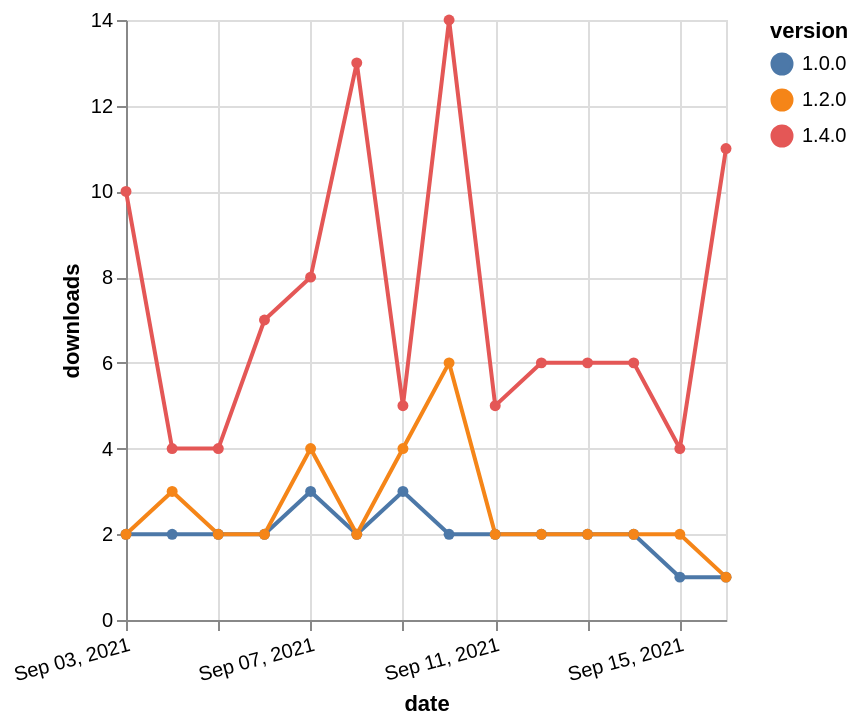

The specification (Vega-Lite) saved for this image:
### Vega-Lite specification from a JSON file in a GitHub repository (floating-point values rounded to 4 significant figures)
{"$schema": "https://vega.github.io/schema/vega-lite/v5.json", "description": "A simple bar chart with embedded data.", "data": {"values": [{"date": "2021-09-03", "total": 988, "delta": 2, "version": "1.0.0"}, {"date": "2021-09-04", "total": 990, "delta": 2, "version": "1.0.0"}, {"date": "2021-09-05", "total": 992, "delta": 2, "version": "1.0.0"}, {"date": "2021-09-06", "total": 994, "delta": 2, "version": "1.0.0"}, {"date": "2021-09-07", "total": 997, "delta": 3, "version": "1.0.0"}, {"date": "2021-09-08", "total": 999, "delta": 2, "version": "1.0.0"}, {"date": "2021-09-09", "total": 1002, "delta": 3, "version": "1.0.0"}, {"date": "2021-09-10", "total": 1004, "delta": 2, "version": "1.0.0"}, {"date": "2021-09-11", "total": 1006, "delta": 2, "version": "1.0.0"}, {"date": "2021-09-12", "total": 1008, "delta": 2, "version": "1.0.0"}, {"date": "2021-09-13", "total": 1010, "delta": 2, "version": "1.0.0"}, {"date": "2021-09-14", "total": 1012, "delta": 2, "version": "1.0.0"}, {"date": "2021-09-15", "total": 1013, "delta": 1, "version": "1.0.0"}, {"date": "2021-09-16", "total": 1014, "delta": 1, "version": "1.0.0"}, {"date": "2021-09-03", "total": 1034, "delta": 2, "version": "1.2.0"}, {"date": "2021-09-04", "total": 1037, "delta": 3, "version": "1.2.0"}, {"date": "2021-09-05", "total": 1039, "delta": 2, "version": "1.2.0"}, {"date": "2021-09-06", "total": 1041, "delta": 2, "version": "1.2.0"}, {"date": "2021-09-07", "total": 1045, "delta": 4, "version": "1.2.0"}, {"date": "2021-09-08", "total": 1047, "delta": 2, "version": "1.2.0"}, {"date": "2021-09-09", "total": 1051, "delta": 4, "version": "1.2.0"}, {"date": "2021-09-10", "total": 1057, "delta": 6, "version": "1.2.0"}, {"date": "2021-09-11", "total": 1059, "delta": 2, "version": "1.2.0"}, {"date": "2021-09-12", "total": 1061, "delta": 2, "version": "1.2.0"}, {"date": "2021-09-13", "total": 1063, "delta": 2, "version": "1.2.0"}, {"date": "2021-09-14", "total": 1065, "delta": 2, "version": "1.2.0"}, {"date": "2021-09-15", "total": 1067, "delta": 2, "version": "1.2.0"}, {"date": "2021-09-16", "total": 1068, "delta": 1, "version": "1.2.0"}, {"date": "2021-09-03", "total": 408, "delta": 10, "version": "1.4.0"}, {"date": "2021-09-04", "total": 412, "delta": 4, "version": "1.4.0"}, {"date": "2021-09-05", "total": 416, "delta": 4, "version": "1.4.0"}, {"date": "2021-09-06", "total": 423, "delta": 7, "version": "1.4.0"}, {"date": "2021-09-07", "total": 431, "delta": 8, "version": "1.4.0"}, {"date": "2021-09-08", "total": 444, "delta": 13, "version": "1.4.0"}, {"date": "2021-09-09", "total": 449, "delta": 5, "version": "1.4.0"}, {"date": "2021-09-10", "total": 463, "delta": 14, "version": "1.4.0"}, {"date": "2021-09-11", "total": 468, "delta": 5, "version": "1.4.0"}, {"date": "2021-09-12", "total": 474, "delta": 6, "version": "1.4.0"}, {"date": "2021-09-13", "total": 480, "delta": 6, "version": "1.4.0"}, {"date": "2021-09-14", "total": 486, "delta": 6, "version": "1.4.0"}, {"date": "2021-09-15", "total": 490, "delta": 4, "version": "1.4.0"}, {"date": "2021-09-16", "total": 501, "delta": 11, "version": "1.4.0"}]}, "width": "container", "mark": {"type": "line", "point": {"filled": true}}, "encoding": {"x": {"field": "date", "type": "temporal", "timeUnit": "yearmonthdate", "title": "date", "axis": {"labelAngle": -15}}, "y": {"field": "delta", "type": "quantitative", "title": "downloads"}, "color": {"field": "version", "type": "nominal"}, "tooltip": {"field": "delta"}}}
